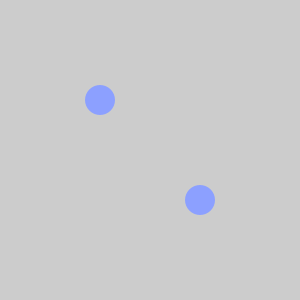
Frame 1 (no input)
Frame 60 (the mouse pressed at the canvas centre just before this capture): identical to frame 1, image omitted
Frame 120 (the mouse held since frame 60 and released just before this capture): identical to frame 1, image omitted

The Processing sketch that drew this single still picture (run headless with seeded random() and noise(); from frame 60 on, the mouse is pressed at the canvas centre):

// Processing sketch: processing_48179
// ── processing_48179.pde

int g = 0;

void setup() {
  size(300, 300);
  smooth();
}

void draw() {
  background(204);
  noStroke();
  fill(140, 160, 255);
  ellipse(100, 100, 30, 30);
  ellipse(200, 200, 30, 30);
  
  if (mousePressed) {
    if (mouseButton == RIGHT) {
      ellipse(150, 150, g, g);
      g=g + 5;
      
    } else if (mouseButton == LEFT) {
      ellipse(100, 200, 30, 30);
      ellipse(200, 100, 30, 30);
    }
  }
}
